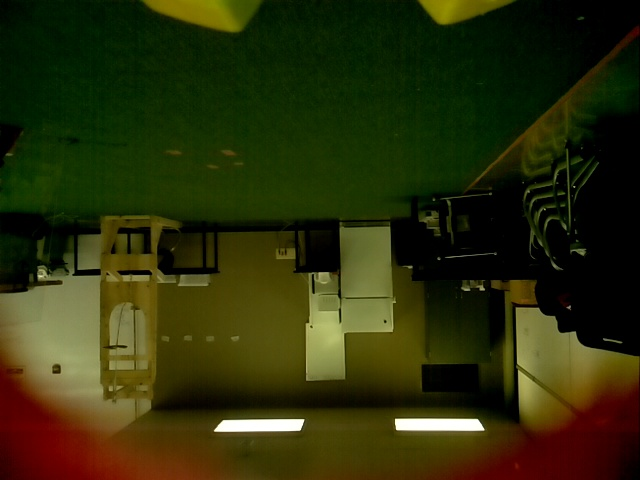
#> input picture pegclose.jpg, 640 x 480 px
$ python ORB.py
#> lines starting #> are read from the running program, lines starting #| are printed output that depends on the picture
import numpy as np
import cv2
import matplotlib as plt

'''
An example of Brute-Force Matching with ORB Descriptors (faster than SIFT).
See docs.opencv.org/trunk/dc/dc3/tutorial_py_matcher.html
'''

img1 = cv2.imread('pegclose.jpg',0)	 # queryImage
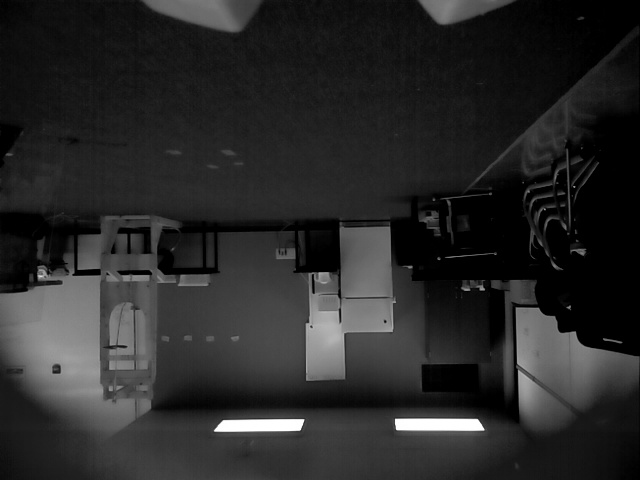
#> img1: shape (480, 640); min 0, max 255, mean 40.9
img2 = cv2.imread('green_targets.jpg',0) # trainImage
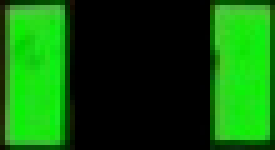
#> input picture green_targets.jpg, 55 x 30 px (shown 5 times larger)
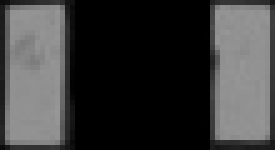
#> img2: shape (30, 55) (shown 5 times larger); min 0, max 151, mean 58.5

# Initiate ORB detector
orb = cv2.ORB_create()

# find the keypoints and descriptors with ORB
kp1, des1 = orb.detectAndCompute(img1,None)
#> kp1 = 500 keypoints; strongest (x, y, size): (302, 420, 31), (395, 420, 31), (301, 420, 37.2), (482, 429, 31)
kp2, des2 = orb.detectAndCompute(img2,None)
#> kp2 = (); des2 = None


# Create BFMatcher object
bf = cv2.BFMatcher(cv2.NORM_HAMMING, crossCheck=True)

# Match descriptors.
#> (the run stopped early here; a loop or call above may not have finished)
